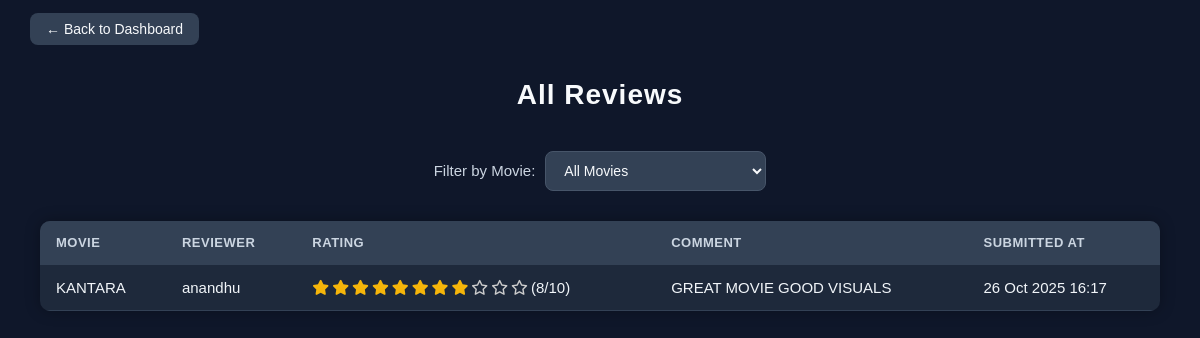
/admin-panel/view-reviews/ (signed in), run on an earlier commit of the app's database.
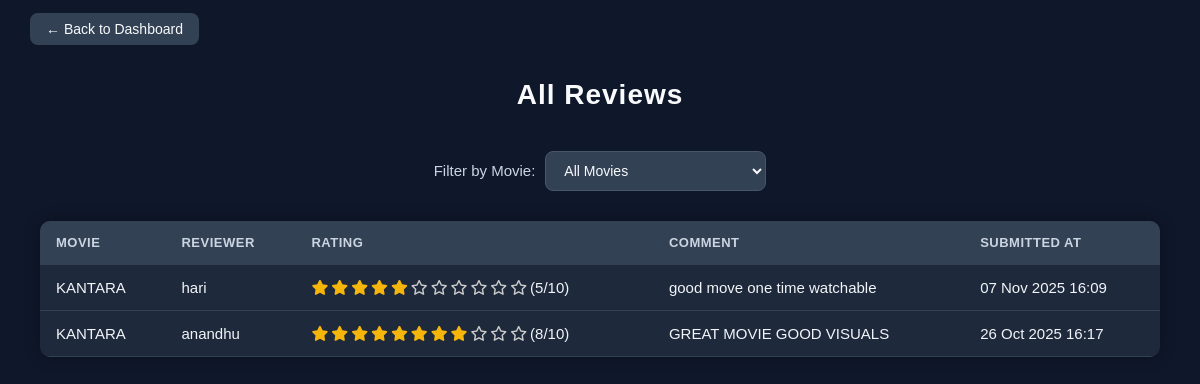
And on a later commit of the database.
### bms/models.py (models this page shows, shortened)
class Review(models.Model):
    movie = models.ForeignKey(Movie, on_delete=models.CASCADE, related_name='reviews')
    user_name = models.CharField(max_length=100)
    rating = models.IntegerField(default=1)
    comment = models.TextField()
    created_at = models.DateTimeField(auto_now_add=True)

class Movie(models.Model):
    title = models.CharField(max_length=200)
    description = models.TextField()
    release_date = models.DateField()
    duration = models.CharField(max_length=50, default="N/A")
    language = models.CharField(max_length=50, default="Unknown")
    genre = models.CharField(max_length=100, default="Uncategorized")
    main_image = models.ImageField(upload_to='movies/main_images/', null=True, blank=True)
    cover_image = models.ImageField(upload_to='movies/cover_images/', null=True, blank=True)

### bms/views.py (the view)
# urls.py: path('admin-panel/view-reviews/', views.view_reviews, name='view_reviews'),
@admin_required
def view_reviews(request):
    selected_movie_id = request.GET.get('movie')  # Get movie ID from query params
    movies = Movie.objects.all().order_by('title')
    if selected_movie_id and selected_movie_id != "all":
        reviews = Review.objects.filter(movie_id=selected_movie_id).select_related('movie').order_by('-created_at')
    else:
        reviews = Review.objects.all().select_related('movie').order_by('-created_at')
    context = {
        'reviews': reviews,
        'movies': movies,
        'selected_movie_id': selected_movie_id,
    }
    return render(request, 'adminpanel/view_reviews.html', context)

### bms/views.py (called while the page is built)
def admin_required(view_func):
    @wraps(view_func)
    def wrapper(request, *args, **kwargs):
        if not request.user.is_authenticated or not request.user.is_staff:
            messages.error(request, "You must login as admin to access this page.")
            return redirect('admin_login')
        return view_func(request, *args, **kwargs)
    return wrapper

### templates/adminpanel/view_reviews.html (shortened to what this page needs)
<!DOCTYPE html>
<html lang="en">
<head>
    {% load static %}
    <link rel="stylesheet" href="{% static 'adminpanelcss/viewreviews.css' %}">
    <link rel="stylesheet" href="https://cdnjs.cloudflare.com/ajax/libs/font-awesome/6.4.0/css/all.min.css">
</head>
<body>
    <div class="top-bar">
        <a href="{% url 'admin_dashboard' %}" class="back-btn">← Back to Dashboard</a>
    </div>
    <h1>All Reviews</h1>
    <form method="get" class="filter-form">
        <label for="movie">Filter by Movie:</label>
        <select name="movie" id="movie" onchange="this.form.submit()">
            <option value="all" {% if not selected_movie_id or selected_movie_id == 'all' %}selected{% endif %}>All Movies</option>
        </select>
    </form>
    {% if reviews %}
    <table>
        <thead>
            <tr>
                <th>Movie</th>
                <th>Reviewer</th>
                <th>Rating</th>
                <th>Comment</th>
                <th>Submitted At</th>
            </tr>
        </thead>
        <tbody>
            {% for review in reviews %}
            <tr>
                <td>{{ review.movie.title }}</td>
                <td>{{ review.user_name }}</td>
                <td>
                    <span class="rating-stars">
                        {% for i in "12345678910"|make_list %}
                            {% if forloop.counter <= review.rating %}
                                <i class="fa-solid fa-star" style="color: #f5b50a;"></i>
                            {% else %}
                                <i class="fa-regular fa-star" style="color: #ccc;"></i>
                            {% endif %}
                        {% endfor %}
                        ({{ review.rating }}/10)
                    </span>
                </td>
                <td>{{ review.comment }}</td>
                <td>{{ review.created_at|date:"d M Y H:i" }}</td>
            </tr>
            {% endfor %}
        </tbody>
    </table>
    {% else %}
    <p>No reviews available for the selected movie.</p>
    {% endif %}
</body>
</html>

What changed in the data, as far as the page shows it:
added Review: movie "KANTARA", user_name "hari", rating "5", comment "good move one time watchable", created_at "07 Nov 2025 16:09"
